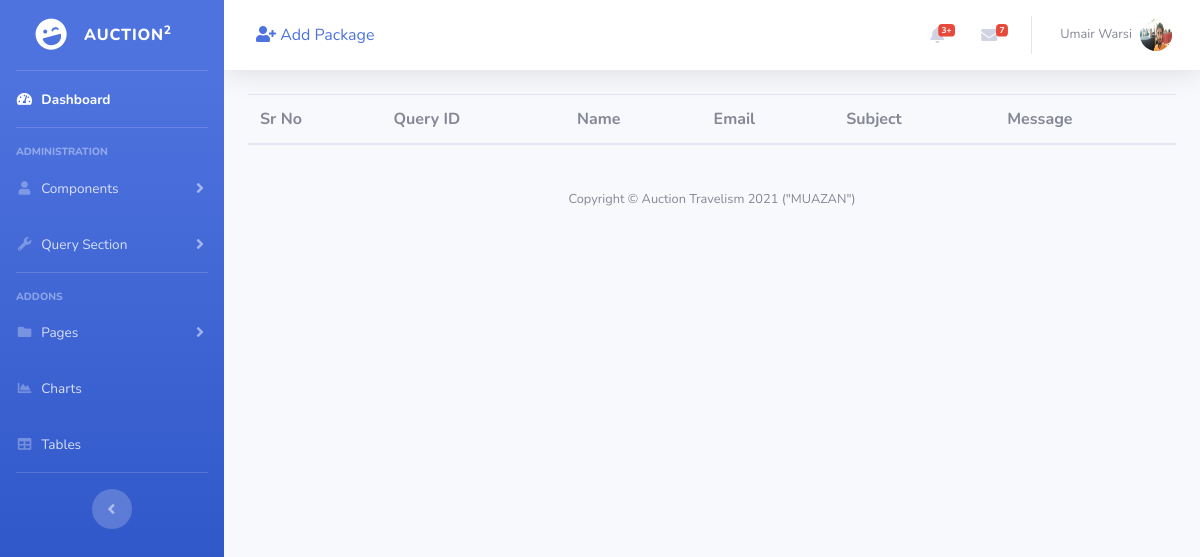
Page /agent/visitorquery.php (signed in) on the earlier database version.
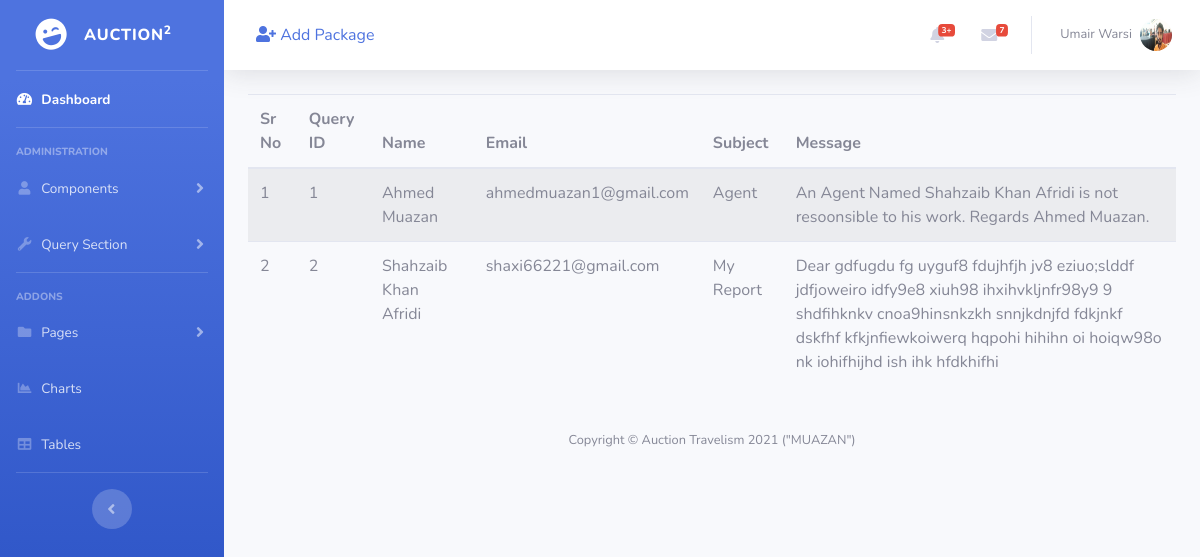
Same page on the later database version.
### tables this page shows
CREATE TABLE `visitorquery` (
  `id` int(11) NOT NULL,
  `name` varchar(200) DEFAULT NULL,
  `email` varchar(50) DEFAULT NULL,
  `subject` varchar(100) DEFAULT NULL,
  `message` varchar(1000) DEFAULT NULL,
  `createDT` timestamp NOT NULL DEFAULT current_timestamp() ON UPDATE current_timestamp()
);

### agent/main.php (called while the page is built, shortened)
<?php session_start();
class ta_au_fy
{
  function connection()
  {
    $connect = mysqli_connect('localhost', 'root', '', 'ta_au_fm');
    return $connect;
  }
  function visitor_query()
  {
    $sql = "SELECT * from visitorquery";
    $query = mysqli_query($this->connection(), $sql);
    return $query;
  }
}
$object = new ta_au_fy;

### agent/visitorquery.php (the view)
<?php include('header.php');
?>
<section class="container">
	<div>
		<table class="table table-striped table-hover">
			<thead>
				<tr>
				<th>Sr No</th>
				<th>Query ID</th>
				<th>Name</th>
				<th>Email</th>
				<th>Subject</th>
				<th>Message</th>
			</tr>
			</thead>
			<tbody>
				<?php
				$srno = 1;
				foreach ($object->visitor_query() as $vquery) {
				?>
				<tr>
					<td><?php echo $srno ?></td>
					<td><?php echo $vquery['id'] ?></td>
					<td><?php echo $vquery['name'] ?></td>
					<td><?php echo $vquery['email'] ?></td>
					<td><?php echo $vquery['subject'] ?></td>
					<td><?php echo $vquery['message'] ?></td>
				</tr>
				<?php
				$srno++;
					}
				?>
			</tbody>
		</table>
	</div>
</section>
<?php
	include('footer.php');
?>

Differences in the rows shown:
added visitorquery: id "1", name "Ahmed Muazan", email "ahmedmuazan1@gmail.com", subject "Agent", message "An Agent Named Shahzaib Khan Afridi is not resoonsible to his work. Regards Ahmed Muazan."
added visitorquery: id "2", name "Shahzaib Khan Afridi", email "shaxi66221@gmail.com", subject "My Report", message "Dear gdfugdu fg uyguf8 fdujhfjh jv8 eziuo;slddf jdfjoweiro idfy9e8 xiuh98 ihxihvkljnfr98y9 9 shdfihknkv cnoa9hinsnkzkh snnjkdnjfd fdkjnkf dskfhf kfkjnfiewkoiwerq hqpohi hihihn oi hoiqw98o nk iohifhijhd ish ihk hfdkhifhi"
